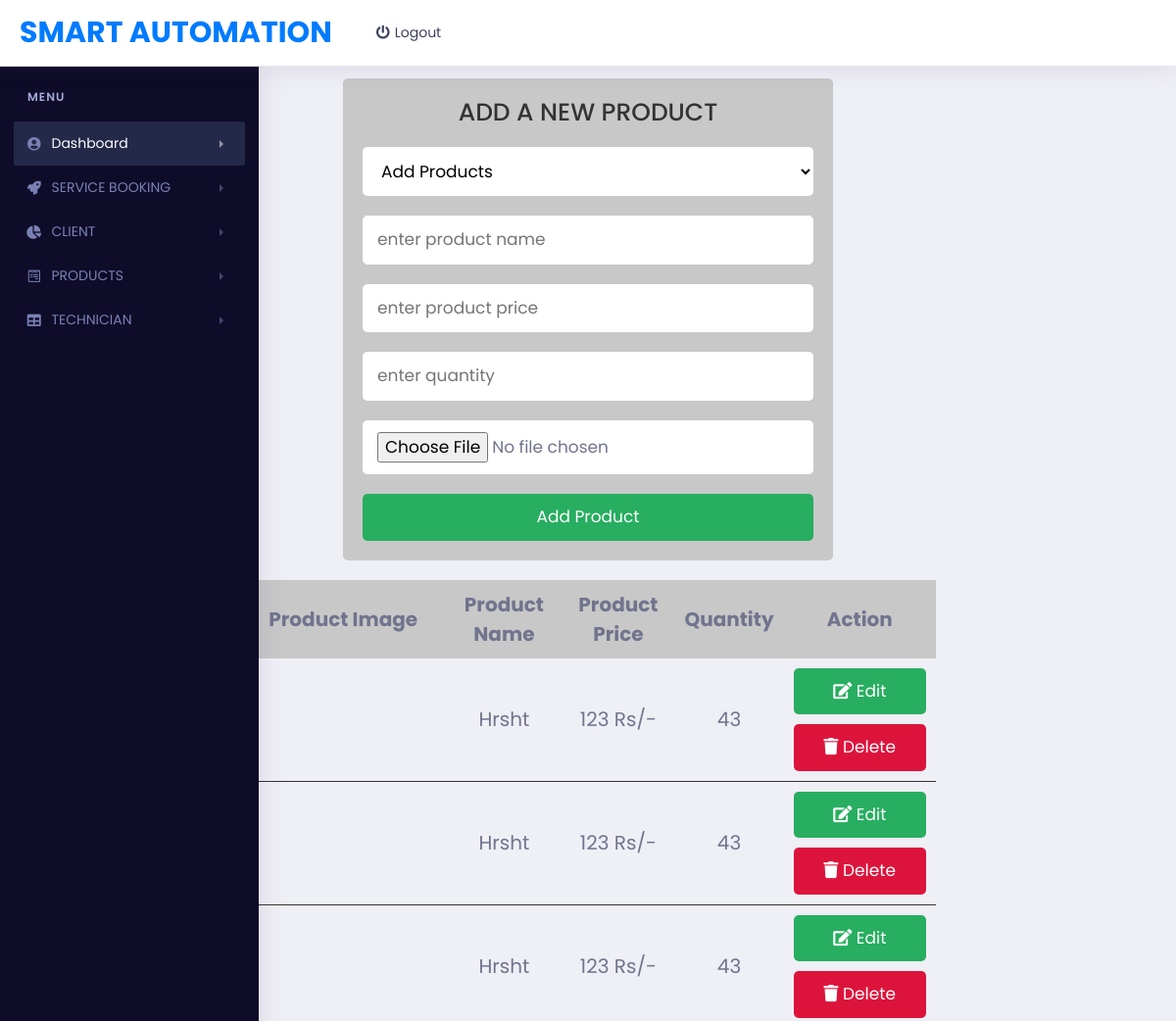
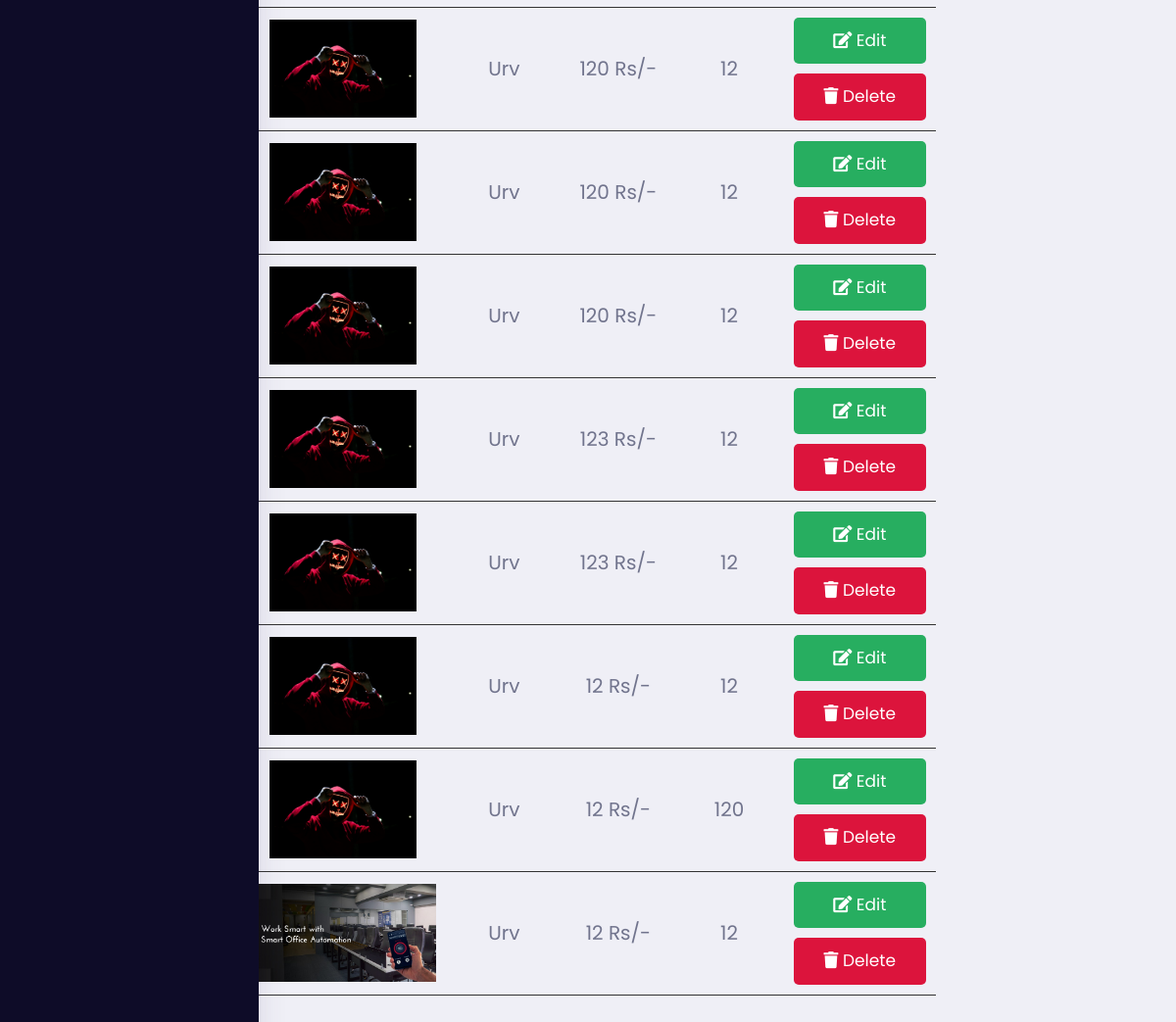
The page /AC_page.php on the database as committed earlier (2 pictures, top to bottom).
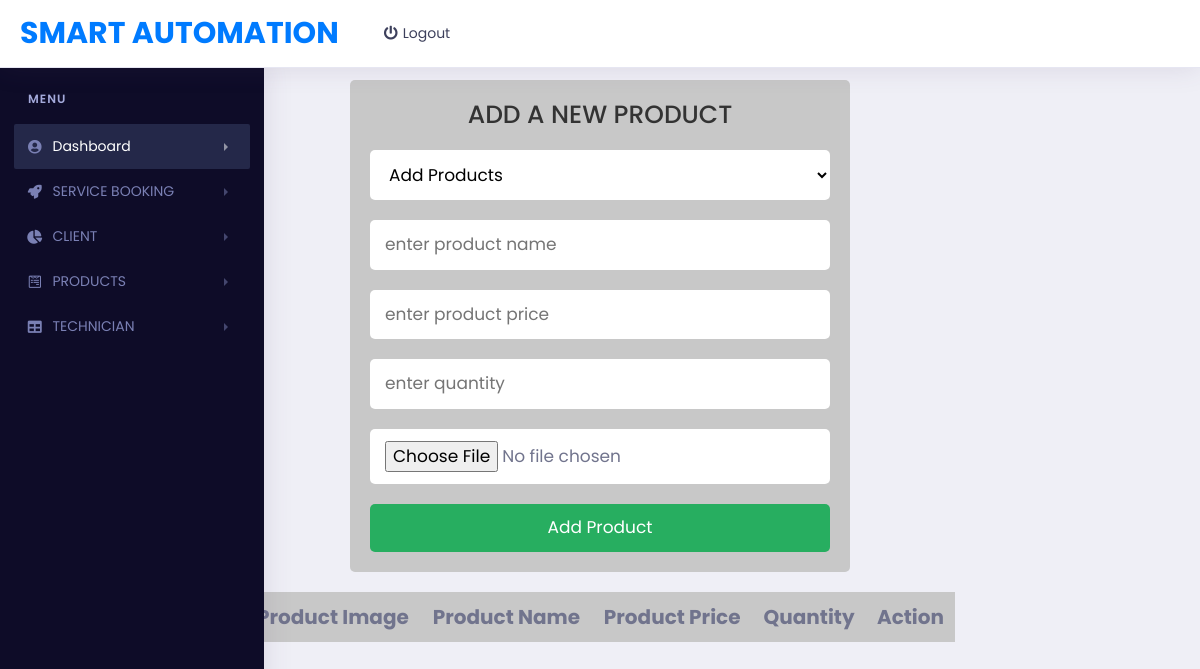
The same page on the database as committed later.
### tables this page shows
CREATE TABLE IF NOT EXISTS `acescont` (
  `id` int NOT NULL AUTO_INCREMENT,
  `name` varchar(255) NOT NULL,
  `price` int NOT NULL,
  `quantity` int NOT NULL,
  `image` varchar(255) NOT NULL,
  PRIMARY KEY (`id`)
);

### AC_page.php (the view, shortened to what this page needs)
<?php
require("panel_new.php");
?>
<?php
$conn = mysqli_connect('localhost','root','','pure');
?>
<!DOCTYPE html>
<html lang="en">
<head>
   <link rel="stylesheet" href="https://cdnjs.cloudflare.com/ajax/libs/font-awesome/5.15.4/css/all.min.css">
   <link rel="stylesheet" href="admin.css">
</head>
<body>
<div class="container">
   <div class="admin-product-form-container">
      <form id="form" action="<?php $_SERVER['PHP_SELF'] ?>" method="post" enctype="multipart/form-data">
         <h3>add a new product</h3>
         <select id="myList" class="box">
									<option value="">Add Products</option>
								  </select>
         <input type="text" id="username" placeholder="enter product name" name="product_name" class="box">
         <input type="number" min="1" placeholder="enter product price" name="product_price" onkeyup="validNumber(this.value)" class="box">
         <input type="number" min="1" max="1000" placeholder="enter quantity" name="product_quantity" class="box">
         <input type="file" id="file"  onchange="return fileValidation()" name="product_image" class="box">
         <input type="submit" class="btn" name="add_product" value="add product">
      </form>
   </div>
   <?php
   $select = mysqli_query($conn, "SELECT * FROM acescont");
   ?>
   <div class="product-display">
      <table class="product-display-table">
         <thead>
         <tr>
            <th>product image</th>
            <th>product name</th>
            <th>product price</th>
            <th>Quantity</th>
            <th>action</th>
         </tr>
         </thead>
         <?php while($row = mysqli_fetch_assoc($select)){ ?>
         <tr>
            <td><img src="uploaded_img/<?php echo $row['image']; ?>" height="100" alt=""></td>
            <td><?php echo $row['name']; ?></td>
            <td><?php echo $row['price']; ?> Rs/-</td>
            <td><?php echo $row['quantity']; ?></td>
            <td>
               <a href="AC_update.php?edit=<?php echo $row['id']; ?>" class="btn"> <i class="fas fa-edit"></i> edit </a>
               <a href="AC_page.php?delete=<?php echo $row['id']; ?>" class="btn" onclick="return confirm('Are you sure you want to delete');"> <i class="fas fa-trash"></i> delete </a>
            </td>
         </tr>
      <?php } ?>
      </table>
   </div>
</div>
</body>
</html>

Rows that differ between the two databases and show on the page:
removed acescont: name "Hrsht", price "123", quantity "43"
removed acescont: name "Hrsht", price "123", quantity "43"
removed acescont: name "Hrsht", price "123", quantity "43"
removed acescont: image (picture), name "Urv", price "120", quantity "12"
removed acescont: image (picture), name "Urv", price "120", quantity "12"
removed acescont: image (picture), name "Urv", price "120", quantity "12"
removed acescont: image (picture), name "Urv", price "123", quantity "12"
removed acescont: image (picture), name "Urv", price "123", quantity "12"
removed acescont: image (picture), name "Urv", price "12", quantity "12"
removed acescont: image (picture), name "Urv", price "12", quantity "120"
removed acescont: image (picture), name "Urv", price "12", quantity "12"
